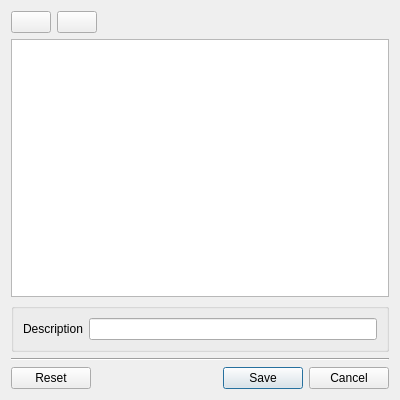
<?xml version="1.0" encoding="UTF-8"?>
<ui version="4.0">
 <class>IntervalTypeView</class>
 <widget class="QDialog" name="IntervalTypeView">
  <property name="windowModality">
   <enum>Qt::ApplicationModal</enum>
  </property>
  <property name="geometry">
   <rect>
    <x>0</x>
    <y>0</y>
    <width>400</width>
    <height>400</height>
   </rect>
  </property>
  <property name="windowTitle">
   <string>Edit &quot;Interval type&quot;</string>
  </property>
  <layout class="QVBoxLayout" name="verticalLayout">
   <item>
    <layout class="QHBoxLayout" name="horizontalLayout_2">
     <item>
      <widget class="QPushButton" name="addPushButton">
       <property name="icon">
        <iconset resource="../../resources/application.qrc">
         <normaloff>:/images/list_add</normaloff>:/images/list_add</iconset>
       </property>
      </widget>
     </item>
     <item>
      <widget class="QPushButton" name="removePushButton">
       <property name="text">
        <string/>
       </property>
       <property name="icon">
        <iconset resource="../../resources/application.qrc">
         <normaloff>:/images/list_remove</normaloff>:/images/list_remove</iconset>
       </property>
      </widget>
     </item>
     <item>
      <spacer name="horizontalSpacer">
       <property name="orientation">
        <enum>Qt::Horizontal</enum>
       </property>
       <property name="sizeHint" stdset="0">
        <size>
         <width>40</width>
         <height>20</height>
        </size>
       </property>
      </spacer>
     </item>
    </layout>
   </item>
   <item>
    <widget class="QTableView" name="tableView">
     <property name="editTriggers">
      <set>QAbstractItemView::NoEditTriggers</set>
     </property>
     <property name="selectionMode">
      <enum>QAbstractItemView::SingleSelection</enum>
     </property>
     <property name="selectionBehavior">
      <enum>QAbstractItemView::SelectRows</enum>
     </property>
     <property name="cornerButtonEnabled">
      <bool>false</bool>
     </property>
    </widget>
   </item>
   <item>
    <widget class="QGroupBox" name="groupBox">
     <property name="title">
      <string/>
     </property>
     <layout class="QGridLayout" name="gridLayout">
      <item row="0" column="0">
       <widget class="QLabel" name="descriptionLabel">
        <property name="text">
         <string>Description</string>
        </property>
        <property name="buddy">
         <cstring>descriptionLineEdit</cstring>
        </property>
       </widget>
      </item>
      <item row="0" column="1">
       <widget class="QLineEdit" name="descriptionLineEdit"/>
      </item>
     </layout>
    </widget>
   </item>
   <item>
    <widget class="Line" name="line">
     <property name="orientation">
      <enum>Qt::Horizontal</enum>
     </property>
    </widget>
   </item>
   <item>
    <layout class="QHBoxLayout" name="horizontalLayout">
     <item>
      <widget class="QPushButton" name="resetPushButton">
       <property name="text">
        <string>Reset</string>
       </property>
       <property name="icon">
        <iconset resource="../../resources/application.qrc">
         <normaloff>:/images/reset</normaloff>:/images/reset</iconset>
       </property>
      </widget>
     </item>
     <item>
      <spacer name="horizontalSpacer_2">
       <property name="orientation">
        <enum>Qt::Horizontal</enum>
       </property>
       <property name="sizeHint" stdset="0">
        <size>
         <width>40</width>
         <height>20</height>
        </size>
       </property>
      </spacer>
     </item>
     <item>
      <widget class="QPushButton" name="savePushButton">
       <property name="text">
        <string>Save</string>
       </property>
       <property name="icon">
        <iconset resource="../../resources/application.qrc">
         <normaloff>:/images/save</normaloff>:/images/save</iconset>
       </property>
       <property name="default">
        <bool>true</bool>
       </property>
      </widget>
     </item>
     <item>
      <widget class="QPushButton" name="cancelPushButton">
       <property name="text">
        <string>Cancel</string>
       </property>
       <property name="icon">
        <iconset resource="../../resources/application.qrc">
         <normaloff>:/images/cancel</normaloff>:/images/cancel</iconset>
       </property>
      </widget>
     </item>
    </layout>
   </item>
  </layout>
 </widget>
 <resources>
  <include location="../../resources/application.qrc"/>
 </resources>
 <connections/>
</ui>
